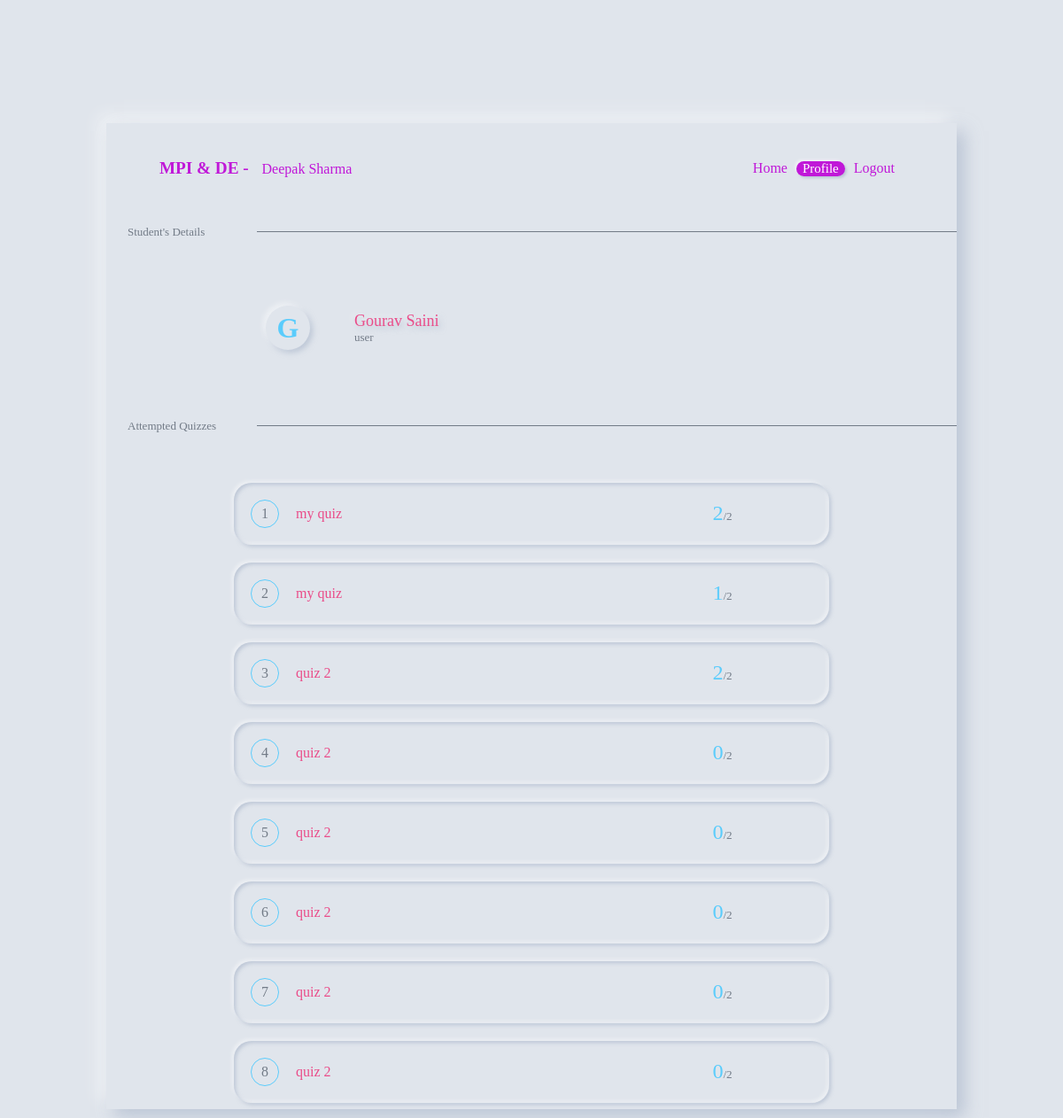
The app's page /accounts/profile (signed in), older data.
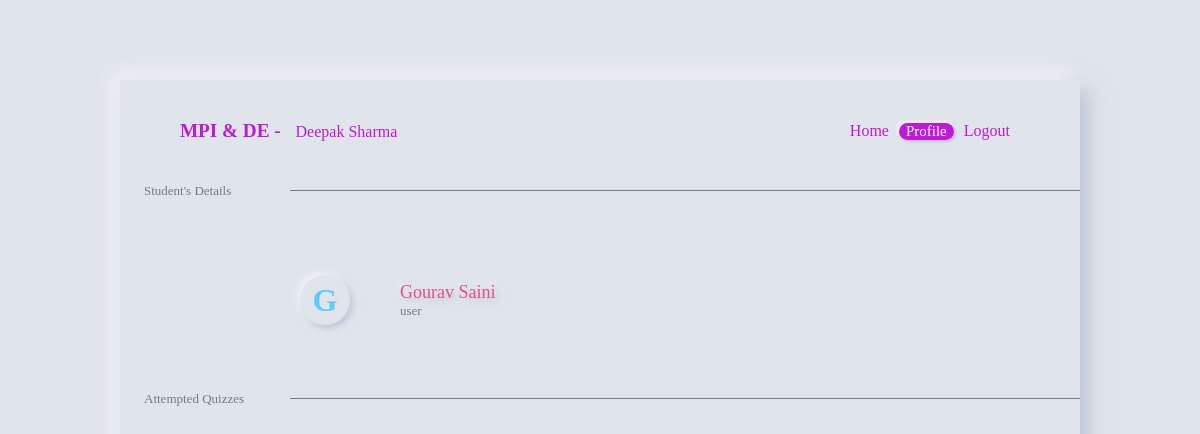
The same page, newer data.
### accounts/models.py (models this page shows, shortened)
class Attempted(models.Model):
    user = models.ForeignKey(User, on_delete=models.CASCADE)
    quiz = models.ForeignKey(Quiz, on_delete=models.CASCADE)
    got = models.IntegerField()
    created = models.DateTimeField(auto_now_add=True)
    class Meta:
        verbose_name_plural = 'Attempted Quizzes'

### quizApp/models.py (models this page shows, shortened)
class Quiz(models.Model):
    SUB = (
        ('MPI', 'MPI'),
        ('DE', 'DE'),
    )
    name = models.CharField(max_length=50)
    title = models.CharField(max_length=100)
    questions = models.ManyToManyField(Question)
    created = models.DateTimeField(auto_now_add=True)
    is_active = models.BooleanField()
    subject = models.CharField(max_length=5, choices=SUB, default='MPI')
    class Meta:
        verbose_name_plural = 'Quizzes'
    @property
    def max_credit(self):
        total = 0
        for que in self.questions.all():
            total += que.credit
        return total

class Question(models.Model):
    ANSWER = (
        ('A', 'A'),
        ('B', 'B'),
        ('C', 'C'),
        ('D', 'D'),
    )
    question = models.TextField()
    image = models.ImageField(upload_to='images/', null=True, blank=True)
    choice_a = models.CharField(max_length=50)
    choice_b = models.CharField(max_length=50)
    choice_c = models.CharField(max_length=50)
    choice_d = models.CharField(max_length=50)
    answer = models.CharField(max_length=1, choices=ANSWER)
    credit = models.IntegerField()

### accounts/views.py (the view)
# urls.py: path('profile', views.profile, name="profile"),
@login_required(login_url='/accounts/')
def profile(request):
    return render(request, 'profile.html',
                  {'attempted': Attempted.objects.filter(user=request.user).order_by('-created')})

### templates/profile.html (shortened to what this page needs)
<!DOCTYPE html>
<html lang="en">
<head>
<link href="https://unpkg.com/aos@2.3.1/dist/aos.css" rel="stylesheet">
</head>
<body>
<div class="container">
    <nav>
        <span>MPI & DE - <span>Deepak Sharma</span></span>
        <ul>
            <a href="{% url 'index' %}">
                <li>Home</li>
            </a>
            <li class="active">Profile</li>
            <a href="{% url 'logout' %}">
                <li>Logout</li>
            </a>
        </ul>
    </nav>
    <div class="list" data-aos="slide-left">
        <div class="heading">
            <span class="text">Student's Details</span>
            <span class="hr"></span>
        </div>
    </div>
    <div class="wrapper">
        <span class="hero" data-aos="zoom-in">{{ user.first_name|make_list|first|capfirst }}</span>
        <div class="details">
            <span class="name">{{ user.first_name }}</span>
            <span class="roll">{{ user.username }}</span>
        </div>
    </div>
    <div class="list" data-aos="slide-left">
        <div class="heading">
            <span class="text">Attempted Quizzes</span>
            <span class="hr"></span>
        </div>
    </div>
    {% for att in attempted %}
        <div class="item">
            <div class="serial">
                {{ forloop.counter0|add:1 }}
            </div>
            <div class="title">{{ att.quiz.name }}<br/></div>
            <span class="score"> <span>{{ att.got }}</span>/{{ att.quiz.max_credit }} </span>
        </div>
    {% endfor %}
</div>
</body>
</html>

### templates/profile.html (style rules this page uses)
* { margin: 0; padding: 0; color: #727B87; }
body { background-color: #e0e5ec; }
.container { display: flex; align-items: center; flex-direction: column; width: 80vw; height: 80vh; box-shadow: 9px 9px 18px rgba(163, 177, 198, 0.6), -9px -9px 18px rgba(255, 255, 255, 0.5); transform: translate(10vw, 10vh); overflow-y: scroll; }
nav { width: auto; min-width: 70vw; display: flex; justify-content: space-between; margin: 25px; margin-top: 40px; }
nav span { font-size: larger; font-weight: 900; color: #c018d8; }
ul { list-style: none; display: flex; align-items: center; }
ul li { cursor: pointer; padding-right: 10px; color: #c018d8; transition: all 1s; }
.active { background-color: #c018d8; border-radius: 50px; color: white; padding-right: 7px; padding-left: 7px; margin-right: 10px; font-size: 15px; box-shadow: -2px -2px 3px rgba(255, 255, 255, 0.5), 2px 2px 3px rgba(163, 177, 198, 0.6); }
.list { margin-top: 2vh; margin-bottom: 4vh; width: 100%; height: 5vh; }
.list .heading { display: flex; font-size: small; align-items: center; grid-template-columns: 25% 75%; }
.hr { border: none; border-top: 1px solid #727B87; height: 1px !important; width: calc(100% - 150px); }
.list .heading .text { width: 150px; padding-left: 2vw; text-align: left; }
.wrapper { width: 100%; margin-bottom: 50px; margin-top: 20px; align-items: center; display: flex; }
.hero { height: 50px; width: 50px; margin-left: 15vw; margin-right: 50px; border-radius: 50%; display: flex; align-items: center; justify-content: center; font-size: xx-large; font-weight: 900; color: #5accfc; box-shadow: -3px -3px 6px rgba(255, 255, 255, 0.5), 3px 3px 6px rgba(163, 177, 198, 0.6); }
.wrapper .details { display: flex; flex-direction: column; }
.wrapper .details .name { color: #ea4c89; font-size: large; text-shadow: -3px -3px 6px rgba(255, 255, 255, 0.5), 3px 3px 6px rgba(163, 177, 198, 0.6); }
.wrapper .details .email, .wrapper .details .roll { font-size: small; }
a { text-decoration: none; }
nav span > span { font-weight: normal; font-size: medium; color: #c018d8; padding-left: 10px; }

Row changes from the older to the newer data that the page shows:
removed Attempted: quiz.name "my quiz", got "2", quiz.max_credit "2"
removed Attempted: quiz.name "my quiz", got "1", quiz.max_credit "2"
removed Attempted: quiz.name "quiz 2", got "2", quiz.max_credit "2"
removed Attempted: quiz.name "quiz 2", got "0", quiz.max_credit "2"
removed Attempted: quiz.name "quiz 2", got "0", quiz.max_credit "2"
removed Attempted: quiz.name "quiz 2", got "0", quiz.max_credit "2"
removed Attempted: quiz.name "quiz 2", got "0", quiz.max_credit "2"
removed Attempted: quiz.name "quiz 2", got "0", quiz.max_credit "2"
